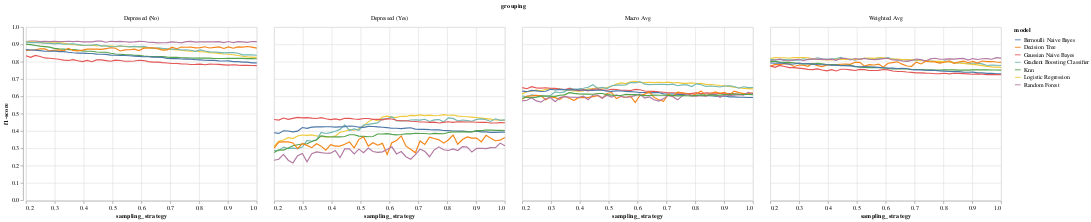

Notebook cell for this chart:
### Code cell
alt.Chart(model_performance_v7).mark_line(
#    point={
#      "filled": False,
#      "fill": "white"
#    }
).encode(
    x = alt.X('sampling_strategy'),
    y = alt.Y('f1-score', scale=alt.Scale(domain=[0, 1])),
    color='model:N',
).facet(
    facet=alt.Facet('grouping')
)

### Figure 1 — Vega-Lite specification as saved in the notebook (floating-point values rounded to 4 significant figures; data arrays with more than 128 entries replaced by an {"elided": "..."} marker saying what was removed)
{"config": {"view": {"continuousWidth": 400, "continuousHeight": 300}}, "data": {"name": "data-617040bf138d9348d1a896ca179b2521"}, "facet": {"field": "grouping", "type": "nominal"}, "spec": {"mark": "line", "encoding": {"color": {"field": "model", "type": "nominal"}, "x": {"field": "sampling_strategy", "type": "quantitative"}, "y": {"field": "f1-score", "scale": {"domain": [0, 1]}, "type": "quantitative"}}}, "$schema": "https://vega.github.io/schema/vega-lite/v4.17.0.json", "datasets": {"data-617040bf138d9348d1a896ca179b2521": {"elided": "1400 records"}}}
